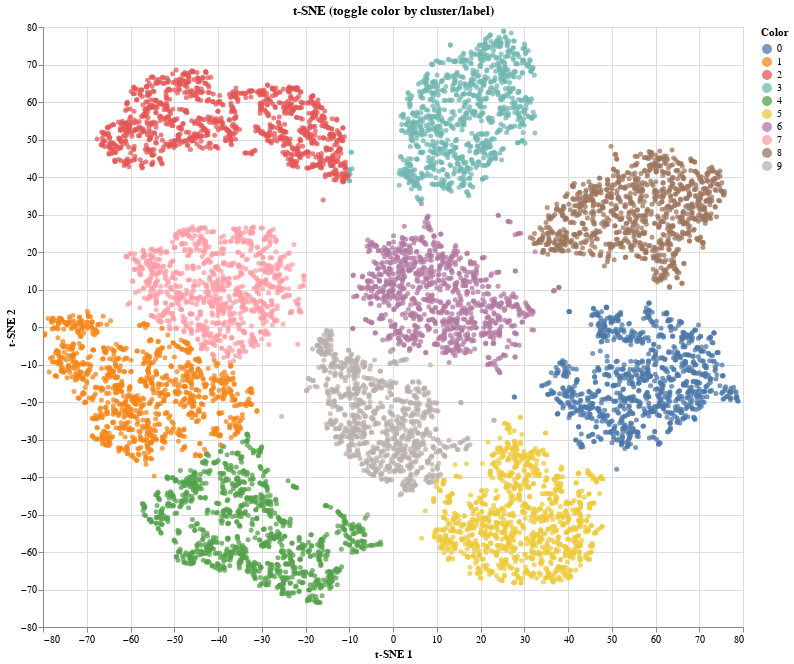

Notebook code for this chart:
### Code cell
embeddings, labels, tsne, clusters = tsne_and_cluster_from_ckpt(ckpt_file='epoch-epoch=00-val_loss=0.4428.ckpt')

plot_tsne_color_toggle(tsne, clusters, labels)

### Figure 1 — Vega-Lite specification as saved in the notebook (floating-point values rounded to 4 significant figures; data arrays with more than 128 entries replaced by an {"elided": "..."} marker saying what was removed)
{"config": {"view": {"continuousWidth": 300, "continuousHeight": 300}}, "data": {"name": "data-46e1165c1652fda069bd261b1079c032"}, "mark": {"type": "point", "filled": true, "opacity": 0.75}, "encoding": {"color": {"field": "color", "legend": {"title": "Color"}, "type": "nominal"}, "size": {"value": 25}, "tooltip": [{"field": "cluster", "title": "Cluster", "type": "nominal"}, {"field": "label", "title": "Label", "type": "nominal"}, {"field": "x", "format": ".2f", "type": "quantitative"}, {"field": "y", "format": ".2f", "type": "quantitative"}], "x": {"axis": {"title": "t-SNE 1"}, "field": "x", "type": "quantitative"}, "y": {"axis": {"title": "t-SNE 2"}, "field": "y", "type": "quantitative"}}, "height": 600, "params": [{"name": "color_by", "bind": {"input": "radio", "options": ["cluster", "label"], "name": "Color by: "}, "value": "cluster"}, {"name": "param_12", "select": {"type": "interval", "encodings": ["x", "y"]}, "bind": "scales"}], "title": "t-SNE (toggle color by cluster/label)", "transform": [{"calculate": "color_by == 'cluster' ? datum.cluster : datum.label", "as": "color"}], "width": 700, "$schema": "https://vega.github.io/schema/vega-lite/v5.20.1.json", "datasets": {"data-46e1165c1652fda069bd261b1079c032": {"elided": "10000 records"}}}
